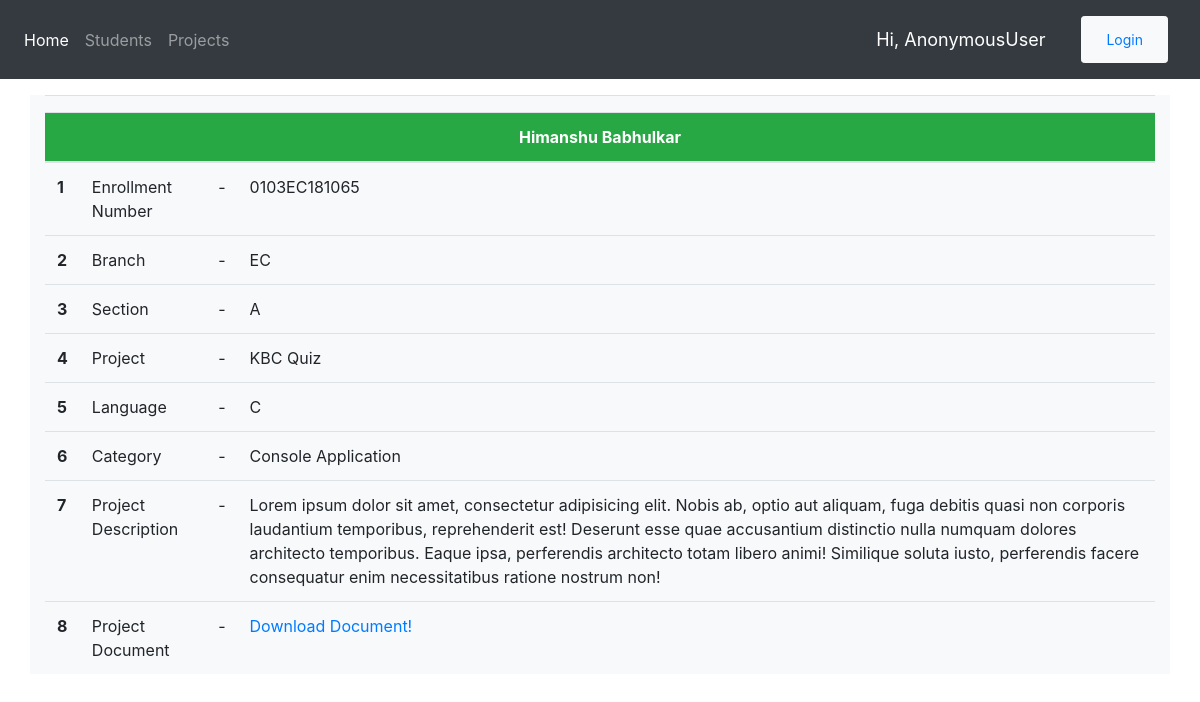
The page /student/3 on the database its author committed.
### app/models.py (models this page shows, shortened)
class Student(models.Model):
    name = models.CharField(max_length=30)
    project = models.ManyToManyField('Project',null=True, blank=True)
    enroll = models.CharField(max_length=12)
    branch = models.CharField(max_length=12)
    section = models.CharField(max_length=5)
    date_created = models.DateTimeField(auto_now_add=True, null=True)
    class Meta:
        ordering = ['name']

class Project(models.Model):
    TUP = (
        ('Web Application','Web Application'),
        ('Desktop Application', 'Desktop Application'),
        ('Console Application', 'Console Application')
    )
    LANG =(
        ('C','C'),
        ('C++', 'C++'),
        ('Java','Java'),
        ('Python','Python')
    )
    name = models.CharField(max_length=30)
    language = models.CharField(max_length=20,  choices = LANG)
    description = models.TextField(blank=True, null=True)
    category = models.CharField(max_length=20, choices = TUP)
    document = models.FileField(upload_to = 'static/doc/' ,null=True, blank=True)
    date_created = models.DateTimeField(auto_now_add=True, null=True)

### app/views.py (the view)
# urls.py: path('student/<int:id>',detail_view)
def detail_view(request, id, *args, **kwargs):
    student = Student.objects.get(id=id)
    stu_dict = {}
    stu_dict['student'] = student
    proj= student.project.all().first()
    stu_dict['project'] = proj
    context = {'student':stu_dict}
    return render(request, 'stu.html', context)

### templates/stu.html
{% extends 'base.html' %}
{% load static %}
{% block content %}
<hr>
<table class=" table table-hover">
    <thead class="bg-success text-white text-center">
      <tr>
        <th colspan ="4" mx-center>{{student.student.name}}</th>
      </tr>
    </thead>
    <tbody>
      <tr>
        <th scope="row">1</th>
        <td>Enrollment Number</td>
        <td>-</td>
        <td>{{student.student.enroll}}</td>
      </tr>
      <tr>
        <th scope="row">2</th>
        <td>Branch</td>
        <td>-</td>
        <td>{{student.student.branch}}</td>
      </tr>
      <tr>
        <th scope="row">3</th>
        <td>Section</td>
        <td>-</td>
        <td>{{student.student.section}}</td>
      </tr>
      <tr>
        <th scope="row">4</th>
        <td>Project</td>
        <td>-</td>
        <td>{{student.project.name}}</td>
      </tr>
      <tr>
        <th scope="row">5</th>
        <td>Language</td>
        <td>-</td>
        <td>{{student.project.language}}</td>
      </tr>
      <tr>
        <th scope="row">6</th>
        <td>Category</td>
        <td>-</td>
        <td>{{student.project.category}}</td>
      </tr>
      <tr>
        <th scope="row">7</th>
        <td>Project Description</td>
        <td>-</td>
        <td>{{student.project.description}}</td>
      </tr>
      <tr>
        <th scope="row">8</th>
        <td>Project Document</td>
        <td>-</td>
        <td><a target="_blank " href="{{student.project.document.url}}">Download Document!</a></td>
      </tr>
    </tbody>
  </table>
{% endblock  %}

### rows shown on the page
Student: student.name "Himanshu Babhulkar", student.enroll "0103EC181065", student.branch "EC", student.section "A"
Project: project.name "KBC Quiz", project.language "C", project.category "Console Application", project.description "Lorem ipsum dolor sit amet, consectetur adipisicing elit. Nobis ab, optio aut aliquam, fuga debitis quasi non corporis laudantium temporibus, reprehenderit est! Deserunt esse quae accusantium distinctio nulla numquam dolores architecto temporibus. Eaque ipsa, perferendis architecto totam libero animi! Similique soluta iusto, perferendis facere consequatur enim necessitatibus ratione nostrum non!"

### other values the page prints
{{ request.user }} "AnonymousUser"
